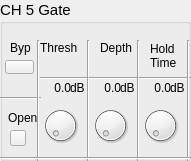
  <widget class="QGroupBox" name="groupBox_5">
   <property name="geometry">
    <rect>
     <x>60</x>
     <y>180</y>
     <width>191</width>
     <height>161</height>
    </rect>
   </property>
   <property name="font">
    <font>
     <pointsize>11</pointsize>
    </font>
   </property>
   <property name="title">
    <string>CH 5 Gate</string>
   </property>
   <widget class="QLabel" name="label_45">
    <property name="geometry">
     <rect>
      <x>10</x>
      <y>40</y>
      <width>21</width>
      <height>16</height>
     </rect>
    </property>
    <property name="font">
     <font>
      <pointsize>9</pointsize>
     </font>
    </property>
    <property name="text">
     <string>Byp</string>
    </property>
   </widget>
   <widget class="QLabel" name="label_46">
    <property name="geometry">
     <rect>
      <x>40</x>
      <y>40</y>
      <width>41</width>
      <height>16</height>
     </rect>
    </property>
    <property name="font">
     <font>
      <pointsize>9</pointsize>
     </font>
    </property>
    <property name="text">
     <string>Thresh</string>
    </property>
   </widget>
   <widget class="QLabel" name="label_47">
    <property name="geometry">
     <rect>
      <x>100</x>
      <y>40</y>
      <width>41</width>
      <height>16</height>
     </rect>
    </property>
    <property name="font">
     <font>
      <pointsize>9</pointsize>
     </font>
    </property>
    <property name="text">
     <string>Depth</string>
    </property>
   </widget>
   <widget class="QLabel" name="label_48">
    <property name="geometry">
     <rect>
      <x>150</x>
      <y>40</y>
      <width>31</width>
      <height>31</height>
     </rect>
    </property>
    <property name="font">
     <font>
      <pointsize>9</pointsize>
     </font>
    </property>
    <property name="text">
     <string>Hold
Time</string>
    </property>
   </widget>
   <widget class="Line" name="line_29">
    <property name="geometry">
     <rect>
      <x>40</x>
      <y>70</y>
      <width>151</width>
      <height>16</height>
     </rect>
    </property>
    <property name="orientation">
     <enum>Qt::Horizontal</enum>
    </property>
   </widget>
   <widget class="Line" name="line_30">
    <property name="geometry">
     <rect>
      <x>0</x>
      <y>90</y>
      <width>41</width>
      <height>16</height>
     </rect>
    </property>
    <property name="orientation">
     <enum>Qt::Horizontal</enum>
    </property>
   </widget>
   <widget class="Line" name="line_31">
    <property name="geometry">
     <rect>
      <x>30</x>
      <y>40</y>
      <width>16</width>
      <height>121</height>
     </rect>
    </property>
    <property name="orientation">
     <enum>Qt::Vertical</enum>
    </property>
   </widget>
   <widget class="Line" name="line_32">
    <property name="geometry">
     <rect>
      <x>80</x>
      <y>40</y>
      <width>16</width>
      <height>121</height>
     </rect>
    </property>
    <property name="orientation">
     <enum>Qt::Vertical</enum>
    </property>
   </widget>
   <widget class="Line" name="line_33">
    <property name="geometry">
     <rect>
      <x>130</x>
      <y>40</y>
      <width>16</width>
      <height>121</height>
     </rect>
    </property>
    <property name="orientation">
     <enum>Qt::Vertical</enum>
    </property>
   </widget>
   <widget class="Line" name="line_34">
    <property name="geometry">
     <rect>
      <x>180</x>
      <y>40</y>
      <width>16</width>
      <height>121</height>
     </rect>
    </property>
    <property name="orientation">
     <enum>Qt::Vertical</enum>
    </property>
   </widget>
   <widget class="OIDDial" name="dial_13">
    <property name="geometry">
     <rect>
      <x>40</x>
      <y>100</y>
      <width>41</width>
      <height>51</height>
     </rect>
    </property>
   </widget>
   <widget class="OIDDial" name="dial_14">
    <property name="geometry">
     <rect>
      <x>90</x>
      <y>100</y>
      <width>41</width>
      <height>51</height>
     </rect>
    </property>
   </widget>
   <widget class="OIDDial" name="dial_15">
    <property name="geometry">
     <rect>
      <x>140</x>
      <y>100</y>
      <width>41</width>
      <height>51</height>
     </rect>
    </property>
   </widget>
   <widget class="Line" name="line_35">
    <property name="geometry">
     <rect>
      <x>0</x>
      <y>150</y>
      <width>191</width>
      <height>16</height>
     </rect>
    </property>
    <property name="orientation">
     <enum>Qt::Horizontal</enum>
    </property>
   </widget>
   <widget class="QLabel" name="label_49">
    <property name="geometry">
     <rect>
      <x>70</x>
      <y>80</y>
      <width>16</width>
      <height>16</height>
     </rect>
    </property>
    <property name="font">
     <font>
      <pointsize>9</pointsize>
     </font>
    </property>
    <property name="text">
     <string>dB</string>
    </property>
   </widget>
   <widget class="QLabel" name="label_50">
    <property name="geometry">
     <rect>
      <x>120</x>
      <y>80</y>
      <width>16</width>
      <height>16</height>
     </rect>
    </property>
    <property name="font">
     <font>
      <pointsize>9</pointsize>
     </font>
    </property>
    <property name="text">
     <string>dB</string>
    </property>
   </widget>
   <widget class="QLabel" name="label_51">
    <property name="geometry">
     <rect>
      <x>170</x>
      <y>80</y>
      <width>16</width>
      <height>16</height>
     </rect>
    </property>
    <property name="font">
     <font>
      <pointsize>9</pointsize>
     </font>
    </property>
    <property name="text">
     <string>dB</string>
    </property>
   </widget>
   <widget class="QLabel" name="ls13">
    <property name="geometry">
     <rect>
      <x>40</x>
      <y>80</y>
      <width>31</width>
      <height>16</height>
     </rect>
    </property>
    <property name="font">
     <font>
      <pointsize>9</pointsize>
     </font>
    </property>
    <property name="text">
     <string>0.0</string>
    </property>
    <property name="alignment">
     <set>Qt::AlignRight|Qt::AlignTrailing|Qt::AlignVCenter</set>
    </property>
   </widget>
   <widget class="QLabel" name="ls14">
    <property name="geometry">
     <rect>
      <x>90</x>
      <y>80</y>
      <width>31</width>
      <height>16</height>
     </rect>
    </property>
    <property name="font">
     <font>
      <pointsize>9</pointsize>
     </font>
    </property>
    <property name="text">
     <string>0.0</string>
    </property>
    <property name="alignment">
     <set>Qt::AlignRight|Qt::AlignTrailing|Qt::AlignVCenter</set>
    </property>
   </widget>
   <widget class="QLabel" name="ls15">
    <property name="geometry">
     <rect>
      <x>140</x>
      <y>80</y>
      <width>31</width>
      <height>16</height>
     </rect>
    </property>
    <property name="font">
     <font>
      <pointsize>9</pointsize>
     </font>
    </property>
    <property name="text">
     <string>0.0</string>
    </property>
    <property name="alignment">
     <set>Qt::AlignRight|Qt::AlignTrailing|Qt::AlignVCenter</set>
    </property>
   </widget>
   <widget class="QLabel" name="label_55">
    <property name="geometry">
     <rect>
      <x>8</x>
      <y>110</y>
      <width>31</width>
      <height>16</height>
     </rect>
    </property>
    <property name="font">
     <font>
      <pointsize>9</pointsize>
     </font>
    </property>
    <property name="text">
     <string>Open</string>
    </property>
   </widget>
   <widget class="OIDStatePushBtn" name="bypass5">
    <property name="geometry">
     <rect>
      <x>5</x>
      <y>60</y>
      <width>29</width>
      <height>14</height>
     </rect>
    </property>
    <property name="text">
     <string/>
    </property>
    <property name="checkable">
     <bool>true</bool>
    </property>
   </widget>
   <widget class="OIDStatus" name="btnOpen_5">
    <property name="enabled">
     <bool>true</bool>
    </property>
    <property name="geometry">
     <rect>
      <x>10</x>
      <y>130</y>
      <width>16</width>
      <height>16</height>
     </rect>
    </property>
    <property name="text">
     <string/>
    </property>
    <property name="checkable">
     <bool>false</bool>
    </property>
   </widget>
  </widget>
